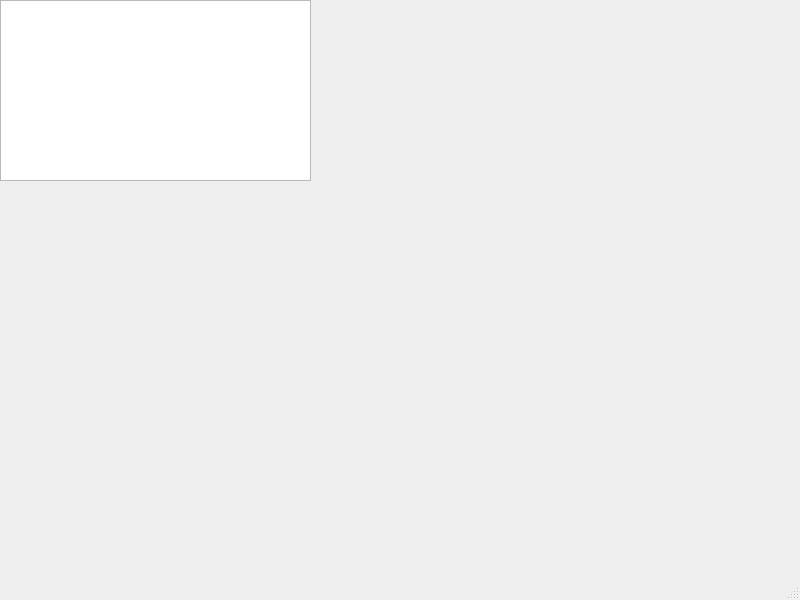
<?xml version="1.0" encoding="UTF-8"?>
<ui version="4.0">
 <class>MainWindow</class>
 <widget class="QMainWindow" name="MainWindow">
  <property name="geometry">
   <rect>
    <x>0</x>
    <y>0</y>
    <width>800</width>
    <height>600</height>
   </rect>
  </property>
  <property name="windowTitle">
   <string>MainWindow</string>
  </property>
  <widget class="QWidget" name="centralwidget">
   <widget class="QTextEdit" name="textEdit">
    <property name="geometry">
     <rect>
      <x>0</x>
      <y>0</y>
      <width>311</width>
      <height>181</height>
     </rect>
    </property>
   </widget>
  </widget>
  <widget class="QMenuBar" name="menubar">
   <property name="geometry">
    <rect>
     <x>0</x>
     <y>0</y>
     <width>800</width>
     <height>21</height>
    </rect>
   </property>
  </widget>
  <widget class="QStatusBar" name="statusbar"/>
 </widget>
 <resources/>
 <connections/>
</ui>
